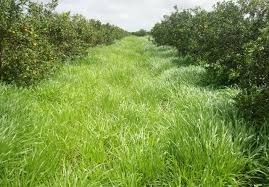
#> input picture Hachaton/Agrohunter/pos/1.png, 269 x 187 px
$ python '02 - TransformaPositivas.py'
#> lines starting #> are read from the running program, lines starting #| are printed output that depends on the picture
import cv2
import os
from imutils import paths
import shutil

def listPosImagem():
    imagemPath = list(paths.list_images('imagens/ervadaninha'))
    numero = 1
    if not os.path.exists('pos'):
        os.makedirs('pos')

    for i in imagemPath:
        i.replace(i, "pos/"+str(numero)+".png")
        shutil.copy(i, i.replace(i, "pos/"+str(numero)+".png"))
        img = cv2.imread("pos/" + str(numero) + ".png", cv2.IMREAD_GRAYSCALE)
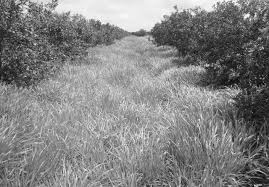
#> img: shape (187, 269); min 0, max 255, mean 130.7
        resized_image = cv2.resize(img, (100, 100))
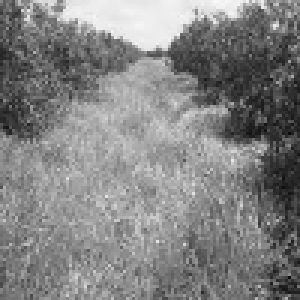
#> resized_image: shape (100, 100) (shown 3 times larger); min 11, max 248, mean 130.5
        cv2.imwrite("pos/" + str(numero) + ".png", resized_image)

        print(i.replace(i, "pos/"+str(numero)+".png"))

        numero += 1

listPosImagem()

$ run again, on Hachaton/Agrohunter/pos/1.png
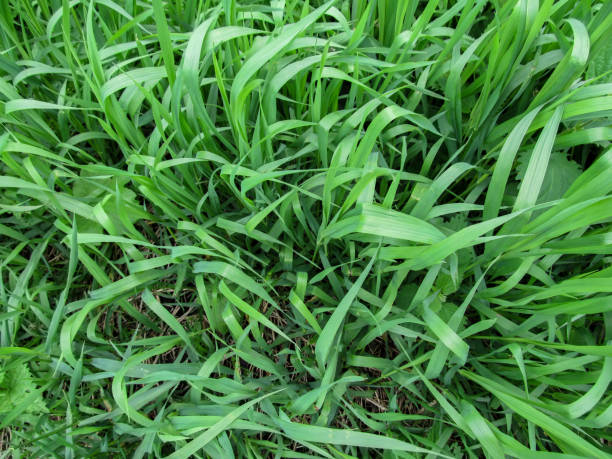
#> input picture Hachaton/Agrohunter/pos/1.png, 612 x 459 px
#> in listPosImagem, `img = cv2.imread("pos/" + str(numero) + ".png", cv2.IMREAD_GRAYSCALE)`:
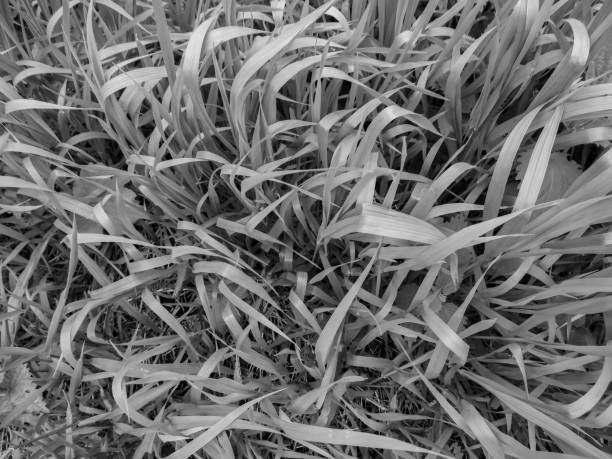
#> img: shape (459, 612); min 0, max 238, mean 110.4
#> in listPosImagem, `resized_image = cv2.resize(img, (100, 100))`:
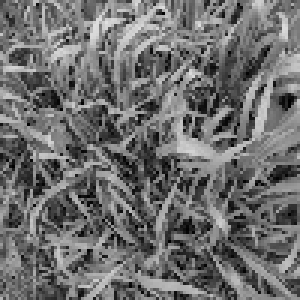
#> resized_image: shape (100, 100) (shown 3 times larger); min 0, max 224, mean 110.2

$ run again, on Hachaton/Agrohunter/pos/1.png
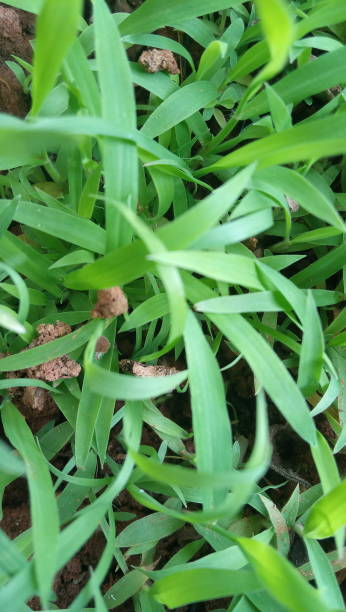
#> input picture Hachaton/Agrohunter/pos/1.png, 346 x 612 px
#> in listPosImagem, `img = cv2.imread("pos/" + str(numero) + ".png", cv2.IMREAD_GRAYSCALE)`:
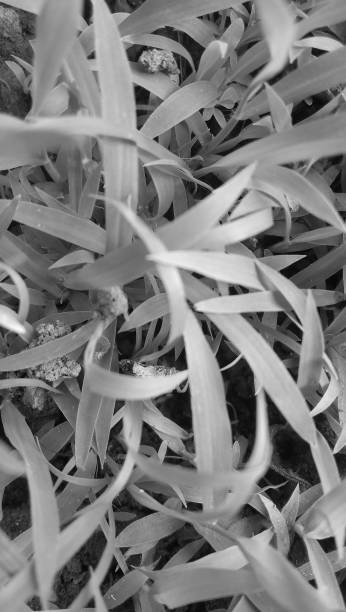
#> img: shape (612, 346); min 0, max 252, mean 122.7
#> in listPosImagem, `resized_image = cv2.resize(img, (100, 100))`:
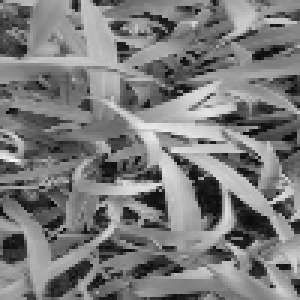
#> resized_image: shape (100, 100) (shown 3 times larger); min 6, max 245, mean 122.6

$ run again, on Hachaton/Agrohunter/pos/1.png
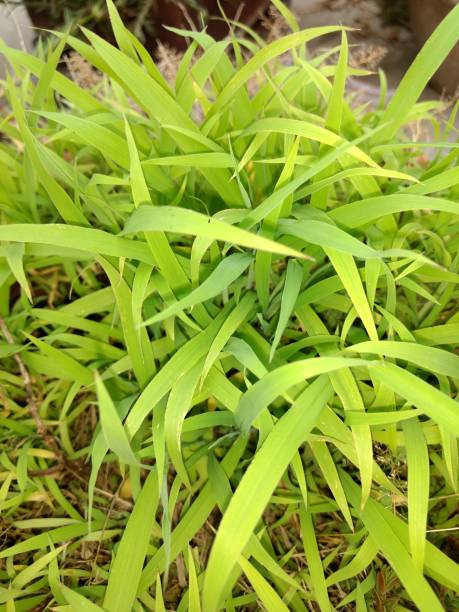
#> input picture Hachaton/Agrohunter/pos/1.png, 459 x 612 px
#> in listPosImagem, `img = cv2.imread("pos/" + str(numero) + ".png", cv2.IMREAD_GRAYSCALE)`:
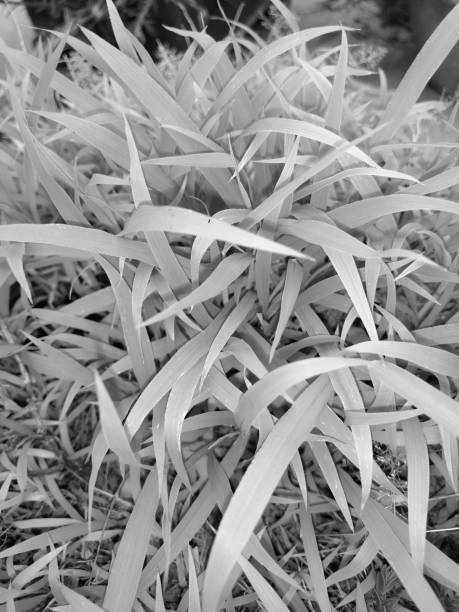
#> img: shape (612, 459); min 0, max 255, mean 144.9
#> in listPosImagem, `resized_image = cv2.resize(img, (100, 100))`:
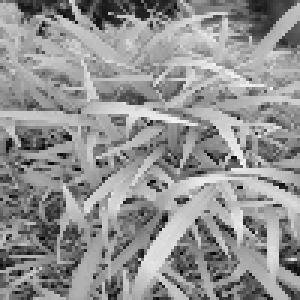
#> resized_image: shape (100, 100) (shown 3 times larger); min 1, max 247, mean 144.8
